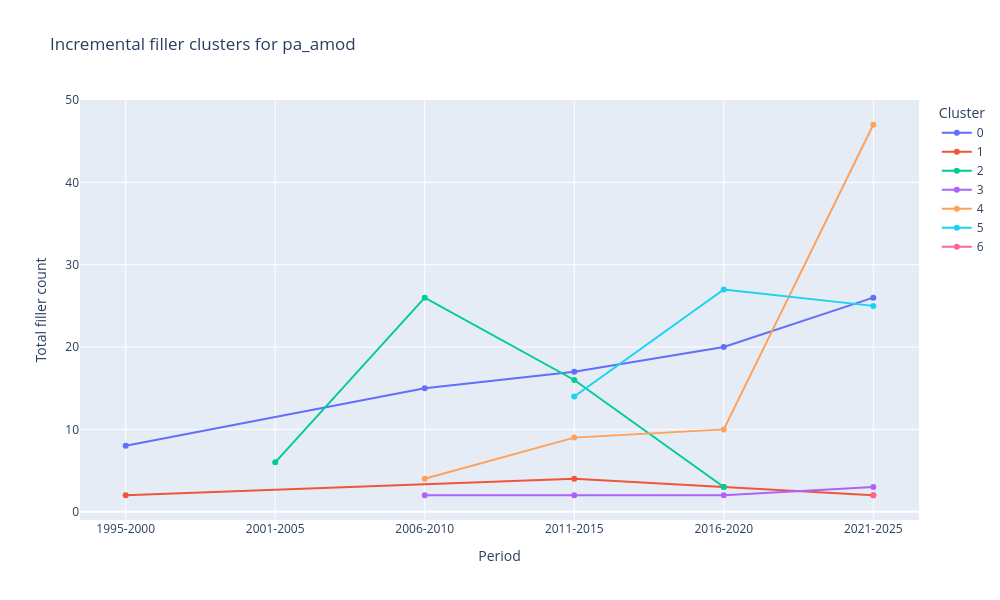

Here is the notebook cell this chart was saved with:
### Code cell
fig = plot_cluster_sizes_interactive(
    cluster_summary_df=cluster_summary_df,
    assignments_df=cluster_assignments_df,
    title=f"Incremental filler clusters for {target_slot}",
    top_n=3,
)

### Figure 1 — Plotly figure (JSON) as saved in the notebook; plotly's stock layout.template omitted (floating-point values rounded to 4 significant figures)
{"data": [{"customdata": [[0, 8, "Gene, Infektionen, DNA", 3, "1995-2000"], [0, 15, "Effekte, Verbreitung, Infektion", 5, "1995-2000"], [0, 17, "Verbreitung, Effekt, Erreger", 6, "1995-2000"], [0, 20, "Infektion, Erkrankungen, Bedrohungen", 8, "1995-2000"], [0, 26, "Infektionen, Verbreitung, Spike", 9, "1995-2000"]], "hovertemplate": "<b>Cluster %{customdata[0]}</b><br>Period: %{x}<br>Total count: %{customdata[1]}<br>Number of fillers: %{customdata[3]}<br>Birth period: %{customdata[4]}<br>Top members: %{customdata[2]}<extra></extra>", "legendgroup": "0", "line": {"color": "#636efa", "dash": "solid"}, "marker": {"symbol": "circle"}, "mode": "lines+markers", "name": "0", "orientation": "v", "showlegend": true, "type": "scatter", "x": ["1995-2000", "2006-2010", "2011-2015", "2016-2020", "2021-2025"], "xaxis": "x", "y": [8, 15, 17, 20, 26], "yaxis": "y"}, {"customdata": [[1, 2, "Übeltäter", 1, "1995-2000"], [1, 4, "Infekt", 1, "1995-2000"], [1, 3, "Infekt", 1, "1995-2000"], [1, 2, "Infekt", 1, "1995-2000"]], "hovertemplate": "<b>Cluster %{customdata[0]}</b><br>Period: %{x}<br>Total count: %{customdata[1]}<br>Number of fillers: %{customdata[3]}<br>Birth period: %{customdata[4]}<br>Top members: %{customdata[2]}<extra></extra>", "legendgroup": "1", "line": {"color": "#EF553B", "dash": "solid"}, "marker": {"symbol": "circle"}, "mode": "lines+markers", "name": "1", "orientation": "v", "showlegend": true, "type": "scatter", "x": ["1995-2000", "2011-2015", "2016-2020", "2021-2025"], "xaxis": "x", "y": [2, 4, 3, 2], "yaxis": "y"}, {"customdata": [[2, 6, "Marketing", 1, "2001-2005"], [2, 26, "Marketing, Kampagnen", 2, "2001-2005"], [2, 16, "Marketing, Kampagnen, Online", 3, "2001-2005"], [2, 3, "Marketing", 1, "2001-2005"]], "hovertemplate": "<b>Cluster %{customdata[0]}</b><br>Period: %{x}<br>Total count: %{customdata[1]}<br>Number of fillers: %{customdata[3]}<br>Birth period: %{customdata[4]}<br>Top members: %{customdata[2]}<extra></extra>", "legendgroup": "2", "line": {"color": "#00cc96", "dash": "solid"}, "marker": {"symbol": "circle"}, "mode": "lines+markers", "name": "2", "orientation": "v", "showlegend": true, "type": "scatter", "x": ["2001-2005", "2006-2010", "2011-2015", "2016-2020"], "xaxis": "x", "y": [6, 26, 16, 3], "yaxis": "y"}, {"customdata": [[3, 2, "Werbekampagne", 1, "2006-2010"], [3, 2, "Kampagne", 1, "2006-2010"], [3, 2, "Kampagnen", 1, "2006-2010"], [3, 3, "Trends", 1, "2006-2010"]], "hovertemplate": "<b>Cluster %{customdata[0]}</b><br>Period: %{x}<br>Total count: %{customdata[1]}<br>Number of fillers: %{customdata[3]}<br>Birth period: %{customdata[4]}<br>Top members: %{customdata[2]}<extra></extra>", "legendgroup": "3", "line": {"color": "#ab63fa", "dash": "solid"}, "marker": {"symbol": "circle"}, "mode": "lines+markers", "name": "3", "orientation": "v", "showlegend": true, "type": "scatter", "x": ["2006-2010", "2011-2015", "2016-2020", "2021-2025"], "xaxis": "x", "y": [2, 2, 2, 3], "yaxis": "y"}, {"customdata": [[4, 4, "Videos", 1, "2006-2010"], [4, 9, "Videos, Video, YouTube", 3, "2006-2010"], [4, 10, "Video, Posting, Videos", 3, "2006-2010"], [4, 47, "Video, Videos, Tiktok", 9, "2006-2010"]], "hovertemplate": "<b>Cluster %{customdata[0]}</b><br>Period: %{x}<br>Total count: %{customdata[1]}<br>Number of fillers: %{customdata[3]}<br>Birth period: %{customdata[4]}<br>Top members: %{customdata[2]}<extra></extra>", "legendgroup": "4", "line": {"color": "#FFA15A", "dash": "solid"}, "marker": {"symbol": "circle"}, "mode": "lines+markers", "name": "4", "orientation": "v", "showlegend": true, "type": "scatter", "x": ["2006-2010", "2011-2015", "2016-2020", "2021-2025"], "xaxis": "x", "y": [4, 9, 10, 47], "yaxis": "y"}, {"customdata": [[5, 14, "Hit, Erfolg", 2, "2011-2015"], [5, 27, "Hit, Songs", 2, "2011-2015"], [5, 25, "Hit, Hits, Erfolg", 4, "2011-2015"]], "hovertemplate": "<b>Cluster %{customdata[0]}</b><br>Period: %{x}<br>Total count: %{customdata[1]}<br>Number of fillers: %{customdata[3]}<br>Birth period: %{customdata[4]}<br>Top members: %{customdata[2]}<extra></extra>", "legendgroup": "5", "line": {"color": "#19d3f3", "dash": "solid"}, "marker": {"symbol": "circle"}, "mode": "lines+markers", "name": "5", "orientation": "v", "showlegend": true, "type": "scatter", "x": ["2011-2015", "2016-2020", "2021-2025"], "xaxis": "x", "y": [14, 27, 25], "yaxis": "y"}, {"customdata": [[6, 2, "Potenzial", 1, "2021-2025"]], "hovertemplate": "<b>Cluster %{customdata[0]}</b><br>Period: %{x}<br>Total count: %{customdata[1]}<br>Number of fillers: %{customdata[3]}<br>Birth period: %{customdata[4]}<br>Top members: %{customdata[2]}<extra></extra>", "legendgroup": "6", "line": {"color": "#FF6692", "dash": "solid"}, "marker": {"symbol": "circle"}, "mode": "lines+markers", "name": "6", "orientation": "v", "showlegend": true, "type": "scatter", "x": ["2021-2025"], "xaxis": "x", "y": [2], "yaxis": "y"}], "layout": {"height": 600, "hovermode": "closest", "legend": {"title": {"text": "Cluster"}, "tracegroupgap": 0}, "title": {"text": "Incremental filler clusters for pa_amod"}, "width": 1000, "xaxis": {"anchor": "y", "categoryarray": ["1995-2000", "2001-2005", "2006-2010", "2011-2015", "2016-2020", "2021-2025"], "categoryorder": "array", "domain": [0, 1], "title": {"text": "Period"}}, "yaxis": {"anchor": "x", "domain": [0, 1], "title": {"text": "Total filler count"}}}}
